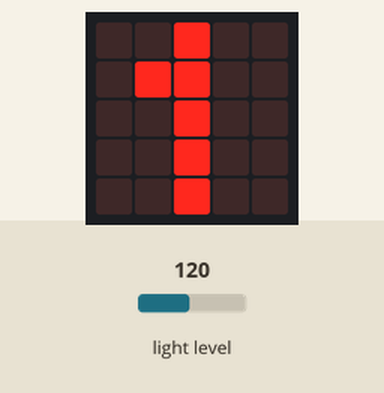
Recording of a program running on a simulated BBC micro:bit (MakeCode). On the bench: the board's 5×5 LED display. The test bench sets the inputs (shaded band); at power-on: light level 120.

Above: at 0.2 s.
1.3 s: light level set to 250
At 1.82 s:
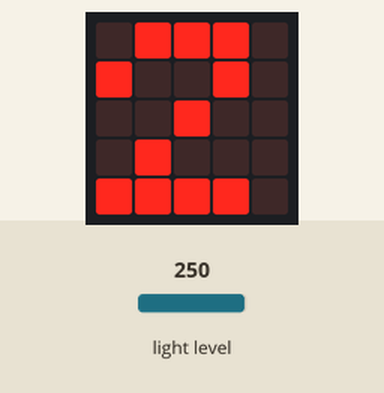
At 3.03 s:
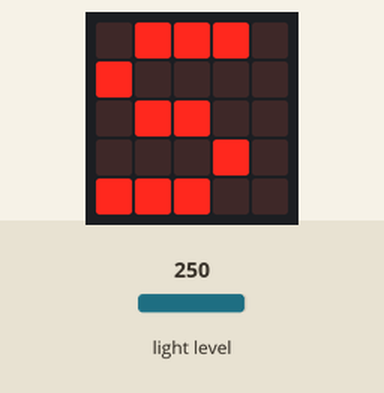
4.3 s: light level set to 64
5.9 s: light level set to 128
At 6.31 s:
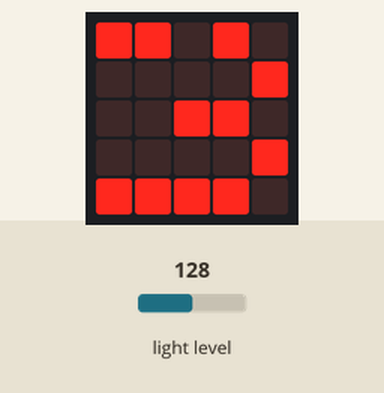
Timing chart, 0 to 8.9 s (numbered marks = the images above; inputs shaded):
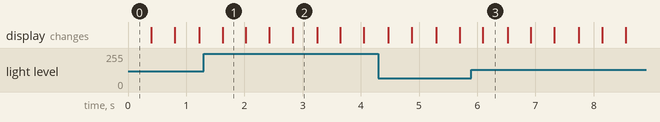

Measured:
- after the input at 1.3 s, the display: first differs from a run without the input after 1.1 s (image 2 shows a later state)
- after the input at 5.9 s, the display: changes after 0.20 s (image 3)
- what the display in image 1 shows lasts 0.4 s, from 1.6 s to 2.0 s

The program:

main.ts
```typescript
basic.forever(function () {
    if (input.lightLevel() > 25) {
        basic.showLeds(`
            . . # . .
            . # # . .
            . . # . .
            . . # . .
            . . # . .
            `)
    }
    if (input.lightLevel() > 50) {
        basic.showLeds(`
            . # # # .
            # . . # .
            . . # . .
            . # . . .
            # # # # .
            `)
    }
    if (input.lightLevel() > 100) {
        basic.showLeds(`
            # # . # .
            . . . . #
            . . # # .
            . . . . #
            # # # # .
            `)
    }
    if (input.lightLevel() > 150) {
        basic.showLeds(`
            # . . # .
            # . . # .
            # # # # .
            . . . # .
            . . . # .
            `)
    }
    if (input.lightLevel() > 200) {
        basic.showLeds(`
            . # # # .
            # . . . .
            . # # . .
            . . . # .
            # # # . .
            `)
    }
})
```

test.ts
```typescript
// aquí va el archivo "tests"; esto no se compilará cuando este paquete se utilice como una extensión.
```
